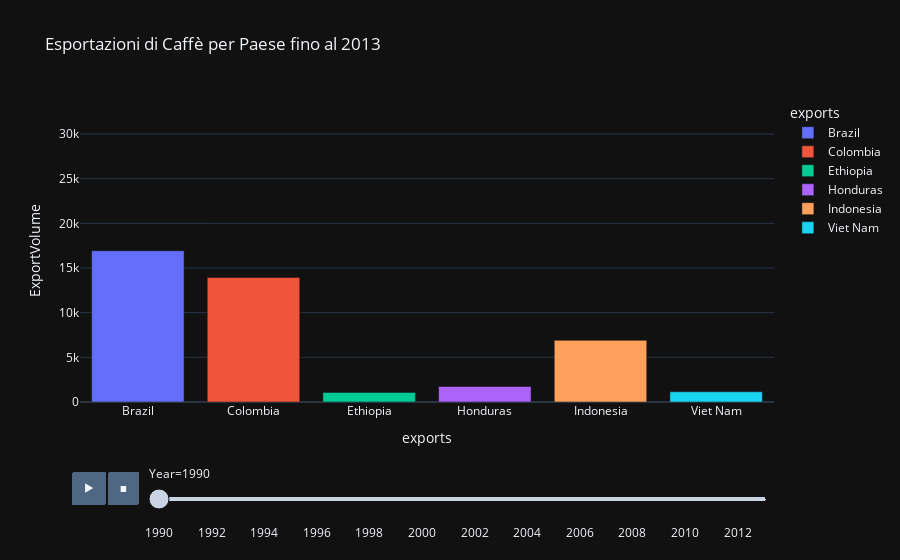

Notebook code for this chart:
### Code cell
import plotly.express as px
import pandas as pd

# Carica il dataset
df = pd.read_csv('exports-calendar-year.csv')

# Filtra il DataFrame per includere solo i paesi selezionati
selected_countries = ['Brazil', 'Viet Nam', 'Colombia', 'Indonesia', 'Ethiopia', 'Honduras']
df = df[df['exports'].isin(selected_countries)]

# Trasforma il DataFrame in formato lungo
df_long = df.melt(id_vars='exports', var_name='Year', value_name='ExportVolume')
df_long['Year'] = df_long['Year'].astype(int)

# Filtra per includere solo i dati fino al 2013
df_long = df_long[df_long['Year'] <= 2013]

# Crea il grafico a barre animato
fig = px.bar(df_long, x='exports', y='ExportVolume', color='exports',
             animation_frame='Year', range_y=[0, df_long['ExportVolume'].max()],
             title='Esportazioni di Caffè per Paese fino al 2013')

# Mostra il grafico
fig.show()

### Figure 1 — Plotly figure (JSON) as saved in the notebook; plotly's stock layout.template omitted (floating-point values rounded to 4 significant figures)
{"data": [{"alignmentgroup": "True", "hovertemplate": "exports=%{x}<br>Year=1990<br>ExportVolume=%{y}<extra></extra>", "legendgroup": "Brazil", "marker": {"color": "#636efa", "pattern": {"shape": ""}}, "name": "Brazil", "offsetgroup": "Brazil", "orientation": "v", "showlegend": true, "textposition": "auto", "x": ["Brazil"], "xaxis": "x", "y": [16940.0], "yaxis": "y", "type": "bar"}, {"alignmentgroup": "True", "hovertemplate": "exports=%{x}<br>Year=1990<br>ExportVolume=%{y}<extra></extra>", "legendgroup": "Colombia", "marker": {"color": "#EF553B", "pattern": {"shape": ""}}, "name": "Colombia", "offsetgroup": "Colombia", "orientation": "v", "showlegend": true, "textposition": "auto", "x": ["Colombia"], "xaxis": "x", "y": [13940.0], "yaxis": "y", "type": "bar"}, {"alignmentgroup": "True", "hovertemplate": "exports=%{x}<br>Year=1990<br>ExportVolume=%{y}<extra></extra>", "legendgroup": "Ethiopia", "marker": {"color": "#00cc96", "pattern": {"shape": ""}}, "name": "Ethiopia", "offsetgroup": "Ethiopia", "orientation": "v", "showlegend": true, "textposition": "auto", "x": ["Ethiopia"], "xaxis": "x", "y": [1074.0], "yaxis": "y", "type": "bar"}, {"alignmentgroup": "True", "hovertemplate": "exports=%{x}<br>Year=1990<br>ExportVolume=%{y}<extra></extra>", "legendgroup": "Honduras", "marker": {"color": "#ab63fa", "pattern": {"shape": ""}}, "name": "Honduras", "offsetgroup": "Honduras", "orientation": "v", "showlegend": true, "textposition": "auto", "x": ["Honduras"], "xaxis": "x", "y": [1735.0], "yaxis": "y", "type": "bar"}, {"alignmentgroup": "True", "hovertemplate": "exports=%{x}<br>Year=1990<br>ExportVolume=%{y}<extra></extra>", "legendgroup": "Indonesia", "marker": {"color": "#FFA15A", "pattern": {"shape": ""}}, "name": "Indonesia", "offsetgroup": "Indonesia", "orientation": "v", "showlegend": true, "textposition": "auto", "x": ["Indonesia"], "xaxis": "x", "y": [6903.0], "yaxis": "y", "type": "bar"}, {"alignmentgroup": "True", "hovertemplate": "exports=%{x}<br>Year=1990<br>ExportVolume=%{y}<extra></extra>", "legendgroup": "Viet Nam", "marker": {"color": "#19d3f3", "pattern": {"shape": ""}}, "name": "Viet Nam", "offsetgroup": "Viet Nam", "orientation": "v", "showlegend": true, "textposition": "auto", "x": ["Viet Nam"], "xaxis": "x", "y": [1145.0], "yaxis": "y", "type": "bar"}], "layout": {"xaxis": {"anchor": "y", "domain": [0.0, 1.0], "title": {"text": "exports"}, "categoryorder": "array", "categoryarray": ["Brazil", "Colombia", "Ethiopia", "Honduras", "Indonesia", "Viet Nam"]}, "yaxis": {"anchor": "x", "domain": [0.0, 1.0], "title": {"text": "ExportVolume"}, "range": [0, 33810.0]}, "legend": {"title": {"text": "exports"}, "tracegroupgap": 0}, "title": {"text": "Esportazioni di Caffè per Paese fino al 2013"}, "barmode": "relative", "updatemenus": [{"buttons": [{"args": [null, {"frame": {"duration": 500, "redraw": true}, "mode": "immediate", "fromcurrent": true, "transition": {"duration": 500, "easing": "linear"}}], "label": "&#9654;", "method": "animate"}, {"args": [[null], {"frame": {"duration": 0, "redraw": true}, "mode": "immediate", "fromcurrent": true, "transition": {"duration": 0, "easing": "linear"}}], "label": "&#9724;", "method": "animate"}], "direction": "left", "pad": {"r": 10, "t": 70}, "showactive": false, "type": "buttons", "x": 0.1, "xanchor": "right", "y": 0, "yanchor": "top"}], "sliders": [{"active": 0, "currentvalue": {"prefix": "Year="}, "len": 0.9, "pad": {"b": 10, "t": 60}, "steps": [{"args": [["1990"], {"frame": {"duration": 0, "redraw": true}, "mode": "immediate", "fromcurrent": true, "transition": {"duration": 0, "easing": "linear"}}], "label": "1990", "method": "animate"}, {"args": [["1991"], {"frame": {"duration": 0, "redraw": true}, "mode": "immediate", "fromcurrent": true, "transition": {"duration": 0, "easing": "linear"}}], "label": "1991", "method": "animate"}, {"args": [["1992"], {"frame": {"duration": 0, "redraw": true}, "mode": "immediate", "fromcurrent": true, "transition": {"duration": 0, "easing": "linear"}}], "label": "1992", "method": "animate"}, {"args": [["1993"], {"frame": {"duration": 0, "redraw": true}, "mode": "immediate", "fromcurrent": true, "transition": {"duration": 0, "easing": "linear"}}], "label": "1993", "method": "animate"}, {"args": [["1994"], {"frame": {"duration": 0, "redraw": true}, "mode": "immediate", "fromcurrent": true, "transition": {"duration": 0, "easing": "linear"}}], "label": "1994", "method": "animate"}, {"args": [["1995"], {"frame": {"duration": 0, "redraw": true}, "mode": "immediate", "fromcurrent": true, "transition": {"duration": 0, "easing": "linear"}}], "label": "1995", "method": "animate"}, {"args": [["1996"], {"frame": {"duration": 0, "redraw": true}, "mode": "immediate", "fromcurrent": true, "transition": {"duration": 0, "easing": "linear"}}], "label": "1996", "method": "animate"}, {"args": [["1997"], {"frame": {"duration": 0, "redraw": true}, "mode": "immediate", "fromcurrent": true, "transition": {"duration": 0, "easing": "linear"}}], "label": "1997", "method": "animate"}, {"args": [["1998"], {"frame": {"duration": 0, "redraw": true}, "mode": "immediate", "fromcurrent": true, "transition": {"duration": 0, "easing": "linear"}}], "label": "1998", "method": "animate"}, {"args": [["1999"], {"frame": {"duration": 0, "redraw": true}, "mode": "immediate", "fromcurrent": true, "transition": {"duration": 0, "easing": "linear"}}], "label": "1999", "method": "animate"}, {"args": [["2000"], {"frame": {"duration": 0, "redraw": true}, "mode": "immediate", "fromcurrent": true, "transition": {"duration": 0, "easing": "linear"}}], "label": "2000", "method": "animate"}, {"args": [["2001"], {"frame": {"duration": 0, "redraw": true}, "mode": "immediate", "fromcurrent": true, "transition": {"duration": 0, "easing": "linear"}}], "label": "2001", "method": "animate"}, {"args": [["2002"], {"frame": {"duration": 0, "redraw": true}, "mode": "immediate", "fromcurrent": true, "transition": {"duration": 0, "easing": "linear"}}], "label": "2002", "method": "animate"}, {"args": [["2003"], {"frame": {"duration": 0, "redraw": true}, "mode": "immediate", "fromcurrent": true, "transition": {"duration": 0, "easing": "linear"}}], "label": "2003", "method": "animate"}, {"args": [["2004"], {"frame": {"duration": 0, "redraw": true}, "mode": "immediate", "fromcurrent": true, "transition": {"duration": 0, "easing": "linear"}}], "label": "2004", "method": "animate"}, {"args": [["2005"], {"frame": {"duration": 0, "redraw": true}, "mode": "immediate", "fromcurrent": true, "transition": {"duration": 0, "easing": "linear"}}], "label": "2005", "method": "animate"}, {"args": [["2006"], {"frame": {"duration": 0, "redraw": true}, "mode": "immediate", "fromcurrent": true, "transition": {"duration": 0, "easing": "linear"}}], "label": "2006", "method": "animate"}, {"args": [["2007"], {"frame": {"duration": 0, "redraw": true}, "mode": "immediate", "fromcurrent": true, "transition": {"duration": 0, "easing": "linear"}}], "label": "2007", "method": "animate"}, {"args": [["2008"], {"frame": {"duration": 0, "redraw": true}, "mode": "immediate", "fromcurrent": true, "transition": {"duration": 0, "easing": "linear"}}], "label": "2008", "method": "animate"}, {"args": [["2009"], {"frame": {"duration": 0, "redraw": true}, "mode": "immediate", "fromcurrent": true, "transition": {"duration": 0, "easing": "linear"}}], "label": "2009", "method": "animate"}, {"args": [["2010"], {"frame": {"duration": 0, "redraw": true}, "mode": "immediate", "fromcurrent": true, "transition": {"duration": 0, "easing": "linear"}}], "label": "2010", "method": "animate"}, {"args": [["2011"], {"frame": {"duration": 0, "redraw": true}, "mode": "immediate", "fromcurrent": true, "transition": {"duration": 0, "easing": "linear"}}], "label": "2011", "method": "animate"}, {"args": [["2012"], {"frame": {"duration": 0, "redraw": true}, "mode": "immediate", "fromcurrent": true, "transition": {"duration": 0, "easing": "linear"}}], "label": "2012", "method": "animate"}, {"args": [["2013"], {"frame": {"duration": 0, "redraw": true}, "mode": "immediate", "fromcurrent": true, "transition": {"duration": 0, "easing": "linear"}}], "label": "2013", "method": "animate"}], "x": 0.1, "xanchor": "left", "y": 0, "yanchor": "top"}]}}
